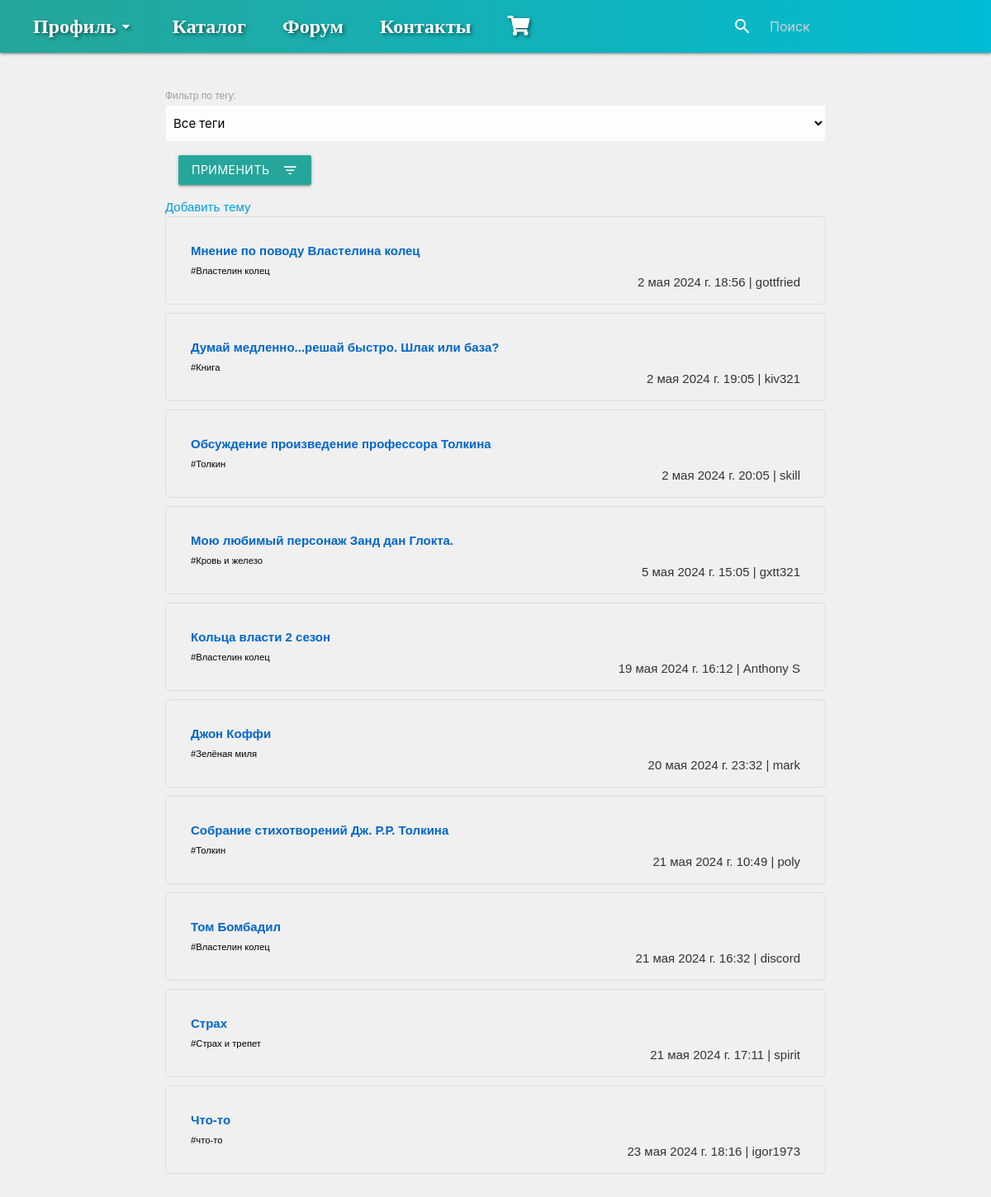
Before: /forum/ with the older database file.
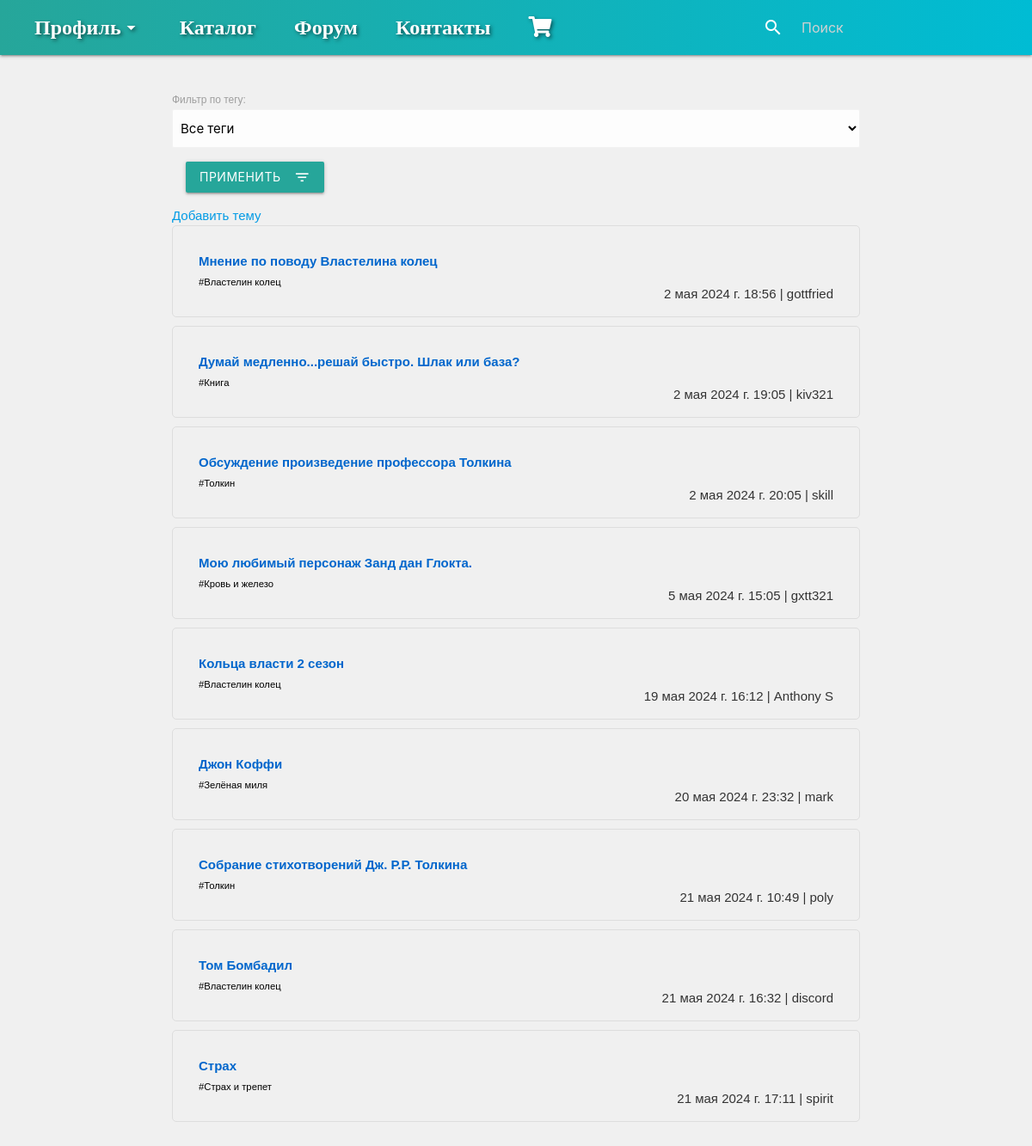
After: the same page with the newer database file.
### shop_app/models.py (models this page shows, shortened)
class ForumTopic(models.Model):
    название = models.CharField(max_length=200)
    creator = models.ForeignKey(User, on_delete=models.CASCADE)
    created_at = models.DateTimeField(auto_now_add=True)
    тег = models.CharField(max_length=50)
    class Meta:
        verbose_name = 'Топик на форуме'
        verbose_name_plural = 'Топики на форуме'

### shop_app/views.py (the view)
# urls.py: path('forum/', forum_view, name='forum'),
def forum_view(request):
    topics = ForumTopic.objects.all()
    теги = ForumTopic.objects.values_list('тег', flat=True).distinct()
    тег_filter = request.GET.get('тег', '')
    return render(request, 'forum.html', {'topics': topics, 'теги': теги, 'тег_filter': тег_filter})

### shop_app/context_processors.py (called while the page is built)
def cart_count(request):
    cart_count = 0
    if request.user.is_authenticated:
        try:
            cart = Cart.objects.get(user=request.user)
            cart_count = cart.books.count()
        except Cart.DoesNotExist:
            pass
    return {'cart_count': cart_count}

### shop_app/templates/forum.html (shortened to what this page needs)
{% extends 'base.html' %}
{% block content %}
<div class="forum-container">
    <form method="get" action="{% url 'forum' %}" class="forum-filter-form">
        <label for="тег" class="forum-filter-label">Фильтр по тегу:</label>
        <select name="тег" id="тег" class="forum-filter-select" style="display: block;">
            <option value="" {% if not тег_filter %}selected{% endif %}>Все теги</option>
        </select>
        <button type="submit" class="btn waves-effect waves-light" style="margin: 2%;display: block; ">Применить<i class="material-icons right">filter_list</i></button>
    </form>
    <a href="{% url 'create_topic' %}" class="create-topic-button">Добавить тему</a>
    <div class="topics-list">
        {% for topic in topics %}
            {% if тег_filter and тег_filter == topic.тег or not тег_filter %}
                <div class="topic-item">
                    <a href="{% url 'topic_detail' topic_id=topic.id %}" class="topic-link">{{ topic.название }}</a><br>
                    <small style="color:black" >#{{ topic.тег }} </small>
                    <p style="float:right;">{{ topic.created_at }} | {{ topic.creator.username }}</p>
                </div>
            {% endif %}
        {% endfor %}
    </div>
</div>
{% endblock %}

### shop_app/templates/base.html (shortened to what this page needs)
<!DOCTYPE html>
<html lang="ru">
<head>
    <link rel="stylesheet" href="https://cdnjs.cloudflare.com/ajax/libs/materialize/1.0.0/css/materialize.min.css">
    <link rel="stylesheet" href="https://cdnjs.cloudflare.com/ajax/libs/animate.css/4.1.1/animate.min.css">
    <link rel="stylesheet" href="https://cdnjs.cloudflare.com/ajax/libs/font-awesome/5.15.3/css/all.min.css">
</head>
<body>
    <nav style="background: linear-gradient(to right, #26a69a, #00bcd4);">
        <div class="nav-wrapper">
            <div style="font-weight: 700;" class="hide-on-med-and-down">
                <a class="dropdown-trigger" href="#!" data-target="dropdown1" style="display: inline-flex; align-items: center;">
                    Профиль <i class="material-icons">arrow_drop_down</i>
                </a>
                <span class="site-title"><a href="{% url 'catalog' %}">Каталог</a></span>
                <a href="{% url 'forum' %}">Форум</a>
                <a href="{% url 'contact' %}">Контакты</a>
                <a href="{% url 'cart' %}">
                    <i class="fas fa-shopping-cart"></i>
                </a>
            </div>
            <form method="get" action="{% url 'catalog' %}">
                <div class="input-field">
                    <input id="search" type="search" name="q" placeholder="Поиск" value="{% if query %}{{ query }}{% endif %}">
                    <label class="label-icon" for="search"><i class="material-icons">search</i></label>
                    <i class="material-icons">close</i>
                </div>
            </form>
        </div>
    </nav>
    <main>
        {% block content %}{% endblock %}
    </main>
</body>
</html>

### shop_app/templates/base.html (style rules this page uses)
body { font-family: 'Arial', sans-serif; margin: 0; padding: 0; color: #333; background-color: #f0f0f0; background-image: url('../../avatars//y-so-serious-white.png'); background-repeat: repeat; }
main { padding: 10px; margin: 0 auto; }
.nav-wrapper { display: flex; justify-content: space-between; align-items: center; padding: 0 20px; }
.nav-wrapper a { position: relative; text-decoration: none; color: white; padding: 10px 20px; transition: color 0.3s, background-color 0.3s; font-family: 'Georgia', serif; font-size: 24px; font-weight: bold; text-shadow: 2px 2px 4px rgba(0, 0, 0, 0.5); }
.nav-wrapper a::before { content: ''; position: absolute; bottom: 0; left: 0; width: 0; height: 2px; background-color: #ffeb3b; transition: width 0.3s; }
.nav-wrapper form { display: flex; align-items: center; }
.input-field { margin: 0; position: relative; }
input[type="search"] { padding-left: 40px; margin: 10px; border-radius: 20px; border: none; outline: none; background-color: white; }
.label-icon { position: absolute; left: 12px; top: 50%; transform: translateY(-50%); color: #888; }
button[type="submit"] { display: none; }
.site-title { font-family: 'Georgia', serif; font-size: 24px; font-weight: bold; text-shadow: 2px 2px 4px rgba(0, 0, 0, 0.5); }

### shop_app/templates/forum.html (style rules this page uses)
.forum-container { max-width: 800px; margin: 0 auto; animation: slideInUp 0.5s ease; }
.forum-filter-form { margin-top: 30px; animation: slideInLeft 0.5s ease; }
.topics-list { margin-bottom: 20px; }
.topic-item { border: 1px solid #ddd; padding: 30px; margin-bottom: 10px; border-radius: 5px; background-color: #f0f0f0; animation: slideInRight 0.5s ease; }
.topic-link { text-decoration: none; color: #0066cc; font-weight: bold; }

Changed rows visible on the page:
removed ForumTopic: название "Что-то", тег "что-то", created_at "23 мая 2024 г. 18:16", creator.username "igor1973"
